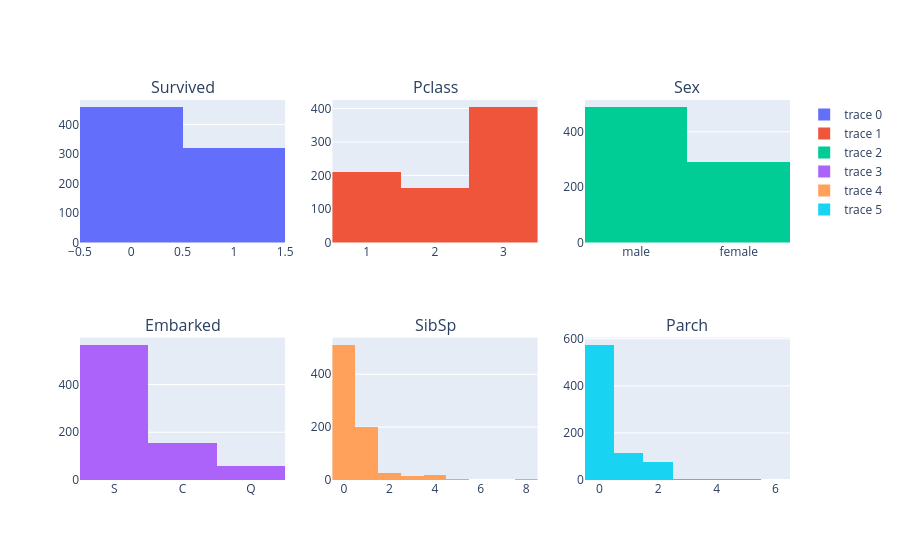

Write notebook code for a chart like this one.
### Code cell
fig = make_subplots(rows=2, cols=3, subplot_titles=cat_cols)
for i, col in enumerate(cat_cols):
    fig.add_trace(go.Histogram(x=df[col]), row=i // 3 + 1, col= i % 3 + 1)
fig.show()

### Figure 1 — Plotly figure (JSON) as saved in the notebook; plotly's stock layout.template omitted (floating-point values rounded to 4 significant figures; data arrays with more than 128 entries replaced by an {"elided": "..."} marker saying what was removed)
{"data": [{"type": "histogram", "x": {"elided": "779 int values"}, "xaxis": "x", "yaxis": "y"}, {"type": "histogram", "x": {"elided": "779 int values"}, "xaxis": "x2", "yaxis": "y2"}, {"type": "histogram", "x": {"elided": "779 str values"}, "xaxis": "x3", "yaxis": "y3"}, {"type": "histogram", "x": {"elided": "779 str values"}, "xaxis": "x4", "yaxis": "y4"}, {"type": "histogram", "x": {"elided": "779 int values"}, "xaxis": "x5", "yaxis": "y5"}, {"type": "histogram", "x": {"elided": "779 int values"}, "xaxis": "x6", "yaxis": "y6"}], "layout": {"annotations": [{"font": {"size": 16}, "showarrow": false, "text": "Survived", "x": 0.1444, "xanchor": "center", "xref": "paper", "y": 1, "yanchor": "bottom", "yref": "paper"}, {"font": {"size": 16}, "showarrow": false, "text": "Pclass", "x": 0.5, "xanchor": "center", "xref": "paper", "y": 1, "yanchor": "bottom", "yref": "paper"}, {"font": {"size": 16}, "showarrow": false, "text": "Sex", "x": 0.8556, "xanchor": "center", "xref": "paper", "y": 1, "yanchor": "bottom", "yref": "paper"}, {"font": {"size": 16}, "showarrow": false, "text": "Embarked", "x": 0.1444, "xanchor": "center", "xref": "paper", "y": 0.375, "yanchor": "bottom", "yref": "paper"}, {"font": {"size": 16}, "showarrow": false, "text": "SibSp", "x": 0.5, "xanchor": "center", "xref": "paper", "y": 0.375, "yanchor": "bottom", "yref": "paper"}, {"font": {"size": 16}, "showarrow": false, "text": "Parch", "x": 0.8556, "xanchor": "center", "xref": "paper", "y": 0.375, "yanchor": "bottom", "yref": "paper"}], "xaxis": {"anchor": "y", "domain": [0, 0.2889]}, "xaxis2": {"anchor": "y2", "domain": [0.3556, 0.6444]}, "xaxis3": {"anchor": "y3", "domain": [0.7111, 1]}, "xaxis4": {"anchor": "y4", "domain": [0, 0.2889]}, "xaxis5": {"anchor": "y5", "domain": [0.3556, 0.6444]}, "xaxis6": {"anchor": "y6", "domain": [0.7111, 1]}, "yaxis": {"anchor": "x", "domain": [0.625, 1]}, "yaxis2": {"anchor": "x2", "domain": [0.625, 1]}, "yaxis3": {"anchor": "x3", "domain": [0.625, 1]}, "yaxis4": {"anchor": "x4", "domain": [0, 0.375]}, "yaxis5": {"anchor": "x5", "domain": [0, 0.375]}, "yaxis6": {"anchor": "x6", "domain": [0, 0.375]}}}
